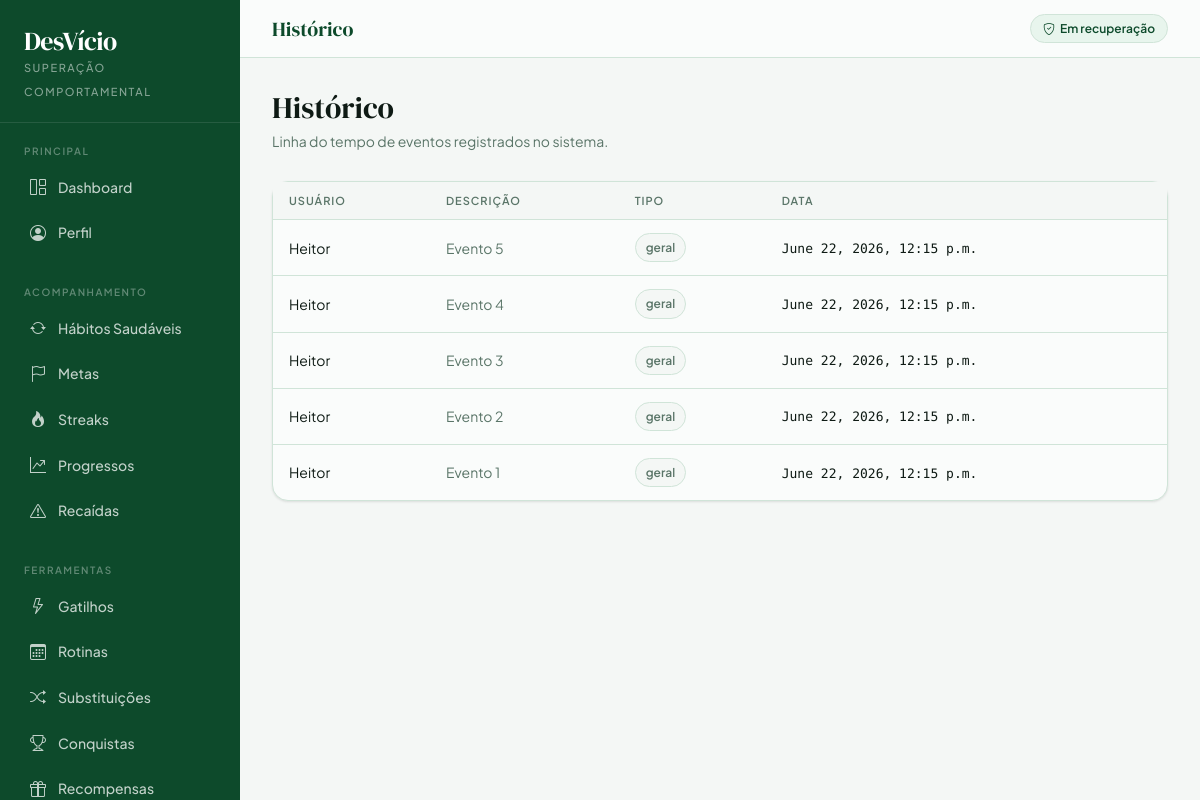
/historicos/ (signed in), run on the app's committed database.
### app/models.py (models this page shows, shortened)
class Usuario(models.Model):
    nome = models.CharField(max_length=100)
    username = models.CharField(max_length=50, unique=True)
    senha_hash = models.CharField(max_length=128)
    apelido = models.CharField(max_length=50, blank=True)
    objetivo_pessoal = models.CharField(max_length=200, blank=True, default='Superar meus vícios')
    nivel_progresso = models.IntegerField(default=1)
    data_cadastro = models.DateTimeField(auto_now_add=True)

class Historico(models.Model):
    usuario = models.ForeignKey(Usuario, on_delete=models.CASCADE, related_name='historicos')
    descricao = models.CharField(max_length=255)
    tipo_evento = models.CharField(max_length=50, default='geral')
    data_evento = models.DateTimeField(auto_now_add=True)
    class Meta:
        ordering = ['-data_evento']

### app/views.py (the view)
    def wrapper(request, *args, **kwargs):
        if not usuario_logado(request):
            messages.warning(request, 'Você precisa entrar para acessar essa página.')
            return redirect('login')
        return view_func(request, *args, **kwargs)

### app/views.py (called while the page is built)
def usuario_logado(request):
    user_id = request.session.get('usuario_id')
    if not user_id:
        return None
    return Usuario.objects.filter(id=user_id).first()

def login_obrigatorio(view_func):
    def wrapper(request, *args, **kwargs):
        if not usuario_logado(request):
            messages.warning(request, 'Você precisa entrar para acessar essa página.')
            return redirect('login')
        return view_func(request, *args, **kwargs)
    return wrapper

@login_obrigatorio
def historicos_view(request):
    usuario = usuario_logado(request)
    historicos = Historico.objects.filter(usuario=usuario)
    historicos_fmt = [
        {
            'usuario': h.usuario.nome,
            'descricao': h.descricao,
            'tipo_evento': h.tipo_evento,
            'data_evento': h.data_evento,
        }
        for h in historicos
    ]
    return render(request, 'historicos.html', {'historicos': historicos_fmt})

### app/templates/historicos.html (shortened to what this page needs)
{% extends 'base.html' %}
{% block topbar_title %}Histórico{% endblock %}
{% block content %}
<div class="page-header">
    <h1>Histórico</h1>
    <p>Linha do tempo de eventos registrados no sistema.</p>
</div>
<div class="card-clean">
    <div class="table-responsive">
        <table class="table-clean">
            <thead>
                <tr>
                    <th>Usuário</th>
                    <th>Descrição</th>
                    <th>Tipo</th>
                    <th>Data</th>
                </tr>
            </thead>
            <tbody>
                {% for historico in historicos %}
                <tr>
                    <td>{{ historico.usuario }}</td>
                    <td style="color:var(--muted)">{{ historico.descricao }}</td>
                    <td><span class="badge-clean badge-neutral">{{ historico.tipo_evento }}</span></td>
                    <td><span class="mono" style="font-size:13px">{{ historico.data_evento }}</span></td>
                </tr>
                {% empty %}
                <tr><td colspan="4" style="text-align:center;padding:40px;color:var(--muted)">
                    <i class="bi bi-clock-history" style="font-size:28px;display:block;margin-bottom:8px;opacity:.4"></i>Nenhum evento no histórico.
                </td></tr>
                {% endfor %}
            </tbody>
        </table>
    </div>
</div>
{% endblock %}

### app/templates/base.html (style rules this page uses)
:root { --ink: #0e1a14; --forest: #0d4a2b; --sage: #1a7a45; --mint: #3cb870; --pale: #e8f5ed; --paper: #f4f7f5; --cream: #fafcfb; --rule: #d0e4d8; --muted: #5a7568; --danger: #c0392b; --amber: #b8680f; --gold: #e8a020; --radius-sm: 6px; --radius-md: 10px; --radius-lg: 16px; --radius-xl: 24px; --shadow-sm: 0 1px 3px rgba(0,0,0,.07), 0 1px 2px rgba(0,0,0,.04); --shadow-md: 0 4px 12px rgba(13,74,43,.08), 0 2px 4px rgba(0,0,0,.04); --font-serif: 'DM Serif Display', Georgia, serif; --font-sans: 'Plus Jakarta Sans', system-ui, sans-serif; --font-mono: 'DM Mono', monospace; }
*, *::before, *::after { box-sizing: border-box; }
body { background: var(--paper); color: var(--ink); font-family: var(--font-sans); font-size: 15px; line-height: 1.6; margin: 0; }
.card-clean { background: var(--cream); border: 1px solid var(--rule); border-radius: var(--radius-lg); box-shadow: var(--shadow-sm); }
.table-clean { width: 100%; border-collapse: collapse; font-size: 14px; }
.table-clean thead th { font-size: 11px; font-weight: 600; text-transform: uppercase; letter-spacing: 1px; color: var(--muted); padding: 10px 16px; background: var(--paper); border-bottom: 1px solid var(--rule); text-align: left; white-space: nowrap; }
.table-clean tbody tr { border-bottom: 1px solid var(--rule); transition: background .1s; }
.table-clean tbody tr:last-child { border-bottom: none; }
.table-clean td { padding: 13px 16px; color: var(--ink); vertical-align: middle; }
.badge-clean { display: inline-flex; align-items: center; gap: 5px; font-size: 12px; font-weight: 600; padding: 4px 10px; border-radius: 100px; }
.badge-neutral { background: var(--paper); color: var(--muted); border: 1px solid var(--rule); }
.page-header { margin-bottom: 28px; }
.page-header h1 { font-family: var(--font-serif); font-size: 30px; color: var(--ink); margin: 0 0 4px; }
.page-header p { color: var(--muted); font-size: 14px; margin: 0; }
.mono { font-family: var(--font-mono); }

### data on the page
Usuario: usuario "Heitor" "Heitor" "Heitor" "Heitor" "Heitor"
Historico: descricao "Evento 5", tipo_evento "geral", data_evento "June 22, 2026, 12:15 p.m."
Historico: descricao "Evento 4", tipo_evento "geral", data_evento "June 22, 2026, 12:15 p.m."
Historico: descricao "Evento 3", tipo_evento "geral", data_evento "June 22, 2026, 12:15 p.m."
Historico: descricao "Evento 2", tipo_evento "geral", data_evento "June 22, 2026, 12:15 p.m."
Historico: descricao "Evento 1", tipo_evento "geral", data_evento "June 22, 2026, 12:15 p.m."
